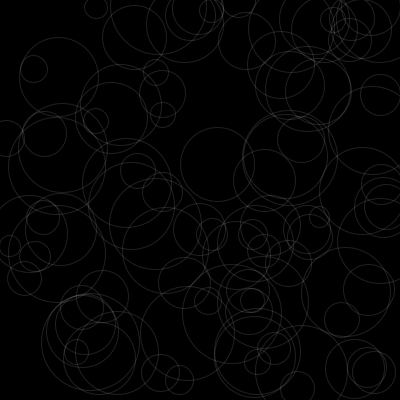
Frame 1 (no input)
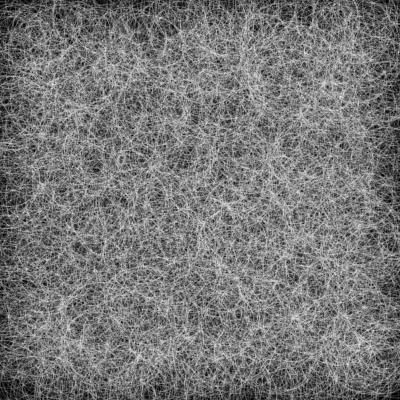
Frame 60 (the mouse pressed at the canvas centre just before this capture)
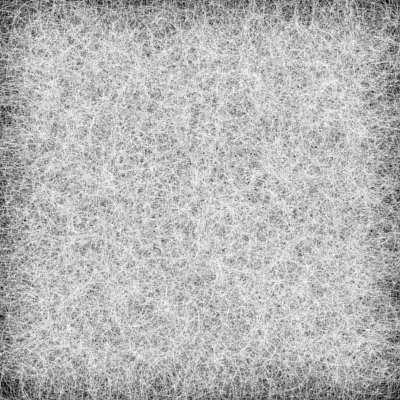
Frame 120 (the mouse held since frame 60 and released just before this capture)

The Processing sketch that drew these frames (run headless with seeded random() and noise(); from frame 60 on, the mouse is pressed at the canvas centre):

// Processing sketch: RandomEllipsesExample
// ── RandomEllipsesExample.pde
/*
*  Kunstuni TIME team
*  Cécile - 10.2023
*
*  Chapter 4 - random ellipses
*  
*/

boolean useWhite = true;

void setup(){
  size(400,400);
  background(0);
}

void draw(){
  
  noFill();
  
  if(useWhite) stroke(255,255,255,random(50));
  else stroke(0,0,0,random(50));
  
  // we just use here a for loop to be faster...
  for(int counter=0; counter<100; counter++){
    float diameter = random(20,100);
    ellipse(random(0,width),random(0,height),diameter,diameter);
  }

}


void keyPressed(){
  
  useWhite = !useWhite; // this reverses the value of the variable useWhite (true becomes false and false becomes true)

}
